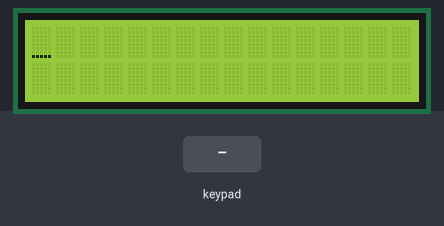
Simulated run of this sketch. Board: Arduino Uno, built with avr-gcc and run on an emulated ATmega328P. Parts: 16×2 character LCD. The inputs (shaded band) are chosen by the test bench. What the sketch prints to the serial monitor is not drawn.

Above: at 1.2 s.
1.3 s: keypad keys 7 + 5 = pressed 0.4 s apart
At 3.4 s:
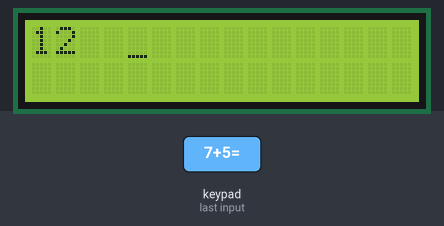
4.4 s: key '*' pressed
At 5.2 s:
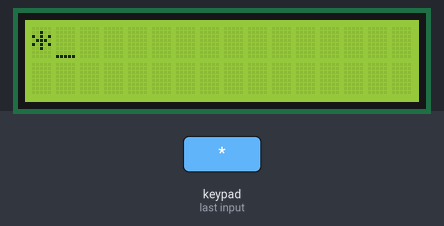
6.9 s: key '/' pressed
At 7.6 s:
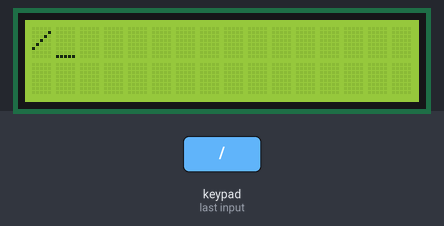
9.4 s: keypad keys 1 2 pressed 0.4 s apart
At 11.0 s:
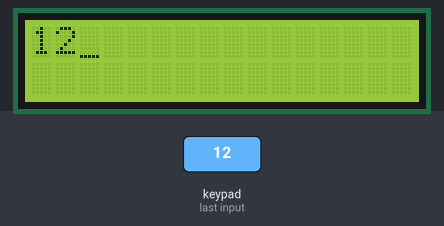
11.7 s: key 'B' pressed
At 12.6 s:
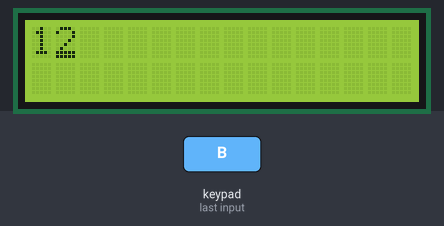
Timing chart, 0 to 14.2 s (numbered marks = the images above; inputs shaded):
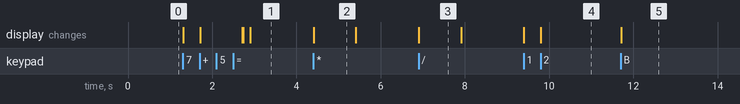

The sketch:

crowCalculator.ino
```cpp
#include <LiquidCrystal.h>
#include <Keypad.h>
#include <string.h>

const byte ROWS = 4;  //4 Rows
const byte COLS = 4;  // 4 Colums


char keys[COLS][ROWS] = {  // keymap
  { '+', '-', '*', '/' },
  { '7', '8', '9', 'B' },
  { '4', '5', '6', 'C' },
  { '1', '2', '3', '=' }
};
// char keys [COLS][ROWS] = { // second keymap
//   {'+','-','*','/'},
//   {'7','8','9','B'},
//   {'e','Y','o','u'},
//   {'I','l','o','v'}
//   };
byte colPins[COLS] = { A1, 10, 11, 12 };
byte rowPins[ROWS] = { A2, A3, A4, A5 };
Keypad keypad = Keypad(makeKeymap(keys), rowPins, colPins, ROWS, COLS);

LiquidCrystal lcd(3, 5, 6, 7, 8, 9);
int lcdCursorPosition = 1;
int lcdLinePosition = 0;
String number;
long num;
long num2;
char symbol;

void debug(String num, int pos, char key, int line, String numLength, long iNum) {
  Serial.print("POS:");
  Serial.println(pos);

  Serial.print("NUM:");
  Serial.println(num);

  Serial.print("KEY:");
  Serial.println(key);

  Serial.print("LINE:");
  Serial.println(line);

  Serial.print("LENGTH:");
  Serial.println(numLength.length());

  Serial.print("SAVED NUM");
  Serial.println(iNum);

  Serial.println(' ');
}
void setup() {
  Serial.begin(9600);
  lcd.begin(16, 2);  // lcd initialization
  lcd.clear();       // lcd clear
  lcd.cursor();
}
void loop() {
  char key = keypad.getKey();  // getting a pressed key
  if (key) {
    Serial.println(F("test"));
    switch (key) {
      case 'C':
        lcd.clear();
        lcdCursorPosition = 1;
        lcdLinePosition = 0;
        number = ' ';
        debug(number, lcdCursorPosition, key, lcdLinePosition, number, num);
        break;

      case 'B':
        if (lcdCursorPosition > number.length()) {  //number and position sync check
          lcdCursorPosition--;
          lcd.setCursor(lcdCursorPosition - 1, lcdLinePosition);
          number.trim();
          debug(number, lcdCursorPosition, key, lcdLinePosition,number,num);
        } else if (lcdCursorPosition == number.length()) {  //erase
          lcd.write(' ');
          lcdCursorPosition--;
          lcd.setCursor(lcdCursorPosition - 1, lcdLinePosition = 0);
          number.remove(lcdCursorPosition, 1);  // delete last number, dont displayed, just for logic.
          debug(number, lcdCursorPosition, key, lcdLinePosition,number,num);
        }
        break;

        case '+':
        case '-':
        case '*':
        case '/':
          lcdCursorPosition = 1;
          num = number.toInt();
          number = ' ';
          lcd.clear();
          lcd.write(key);
          delay(1000);
          if(key){
            lcd.clear();
          }
          symbol = key;
          debug(number, lcdCursorPosition, key, lcdLinePosition, number, num);
          break;
        case '=':
          num2 = number.toInt();
          number = ' ';
          lcd.clear();
          Serial.println(key);
          switch(symbol){
            case '+': lcd.println(num+num2); break;
            case '-': lcd.println(num-num2); break;
            case '*': lcd.println(num*num2); break;
            case '/': lcd.println(num/num2); break;
          }
          break;


      default:
        if (lcdCursorPosition > 0 && lcdCursorPosition < 17) {
          lcd.write(key);  // writing key
          lcdCursorPosition++;
          number += key;
          number.trim();
          debug(number, lcdCursorPosition, key, lcdLinePosition, number, num);
        }
        break;
    }
    if (lcdCursorPosition <= 0) {  // check if cursor position smaller than 0
      lcd.setCursor(0, 0);
      lcdCursorPosition = 1;
      Serial.println("achtung");
    }
  }
}
```

Measured:
- after the input at 1.3 s, the display: first changes at once (image 1 shows a later state)
- after the input at 4.4 s, the display: changes at once (image 2)
- after the input at 6.9 s, the display: changes at once (image 3)
- after the input at 9.4 s, the display: first changes at once (image 4 shows a later state)
- after the input at 11.7 s, the display: changes at once (image 5)
- what the display in image 2 shows lasts 1.0 s, from 4.4 s to 5.4 s
